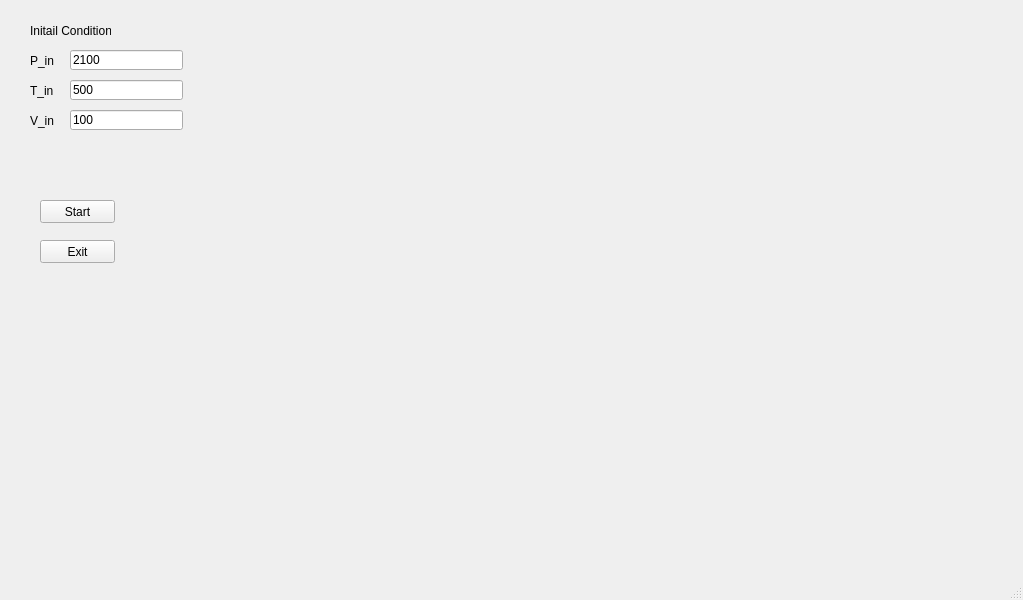
<?xml version="1.0" encoding="UTF-8"?>
<ui version="4.0">
 <class>MainWindow</class>
 <widget class="QMainWindow" name="MainWindow">
  <property name="geometry">
   <rect>
    <x>0</x>
    <y>0</y>
    <width>1023</width>
    <height>600</height>
   </rect>
  </property>
  <property name="windowTitle">
   <string>MainWindow</string>
  </property>
  <widget class="QWidget" name="centralwidget">
   <widget class="QLabel" name="label">
    <property name="geometry">
     <rect>
      <x>30</x>
      <y>20</y>
      <width>81</width>
      <height>21</height>
     </rect>
    </property>
    <property name="text">
     <string>Initail Conditions</string>
    </property>
   </widget>
   <widget class="QLabel" name="label_2">
    <property name="geometry">
     <rect>
      <x>30</x>
      <y>50</y>
      <width>81</width>
      <height>21</height>
     </rect>
    </property>
    <property name="text">
     <string>P_in</string>
    </property>
   </widget>
   <widget class="QLabel" name="label_3">
    <property name="geometry">
     <rect>
      <x>30</x>
      <y>80</y>
      <width>81</width>
      <height>21</height>
     </rect>
    </property>
    <property name="text">
     <string>T_in</string>
    </property>
   </widget>
   <widget class="QLabel" name="label_4">
    <property name="geometry">
     <rect>
      <x>30</x>
      <y>110</y>
      <width>81</width>
      <height>21</height>
     </rect>
    </property>
    <property name="text">
     <string>V_in</string>
    </property>
   </widget>
   <widget class="QLineEdit" name="l_p">
    <property name="geometry">
     <rect>
      <x>70</x>
      <y>50</y>
      <width>113</width>
      <height>20</height>
     </rect>
    </property>
    <property name="text">
     <string>2100</string>
    </property>
   </widget>
   <widget class="QLineEdit" name="l_t">
    <property name="geometry">
     <rect>
      <x>70</x>
      <y>80</y>
      <width>113</width>
      <height>20</height>
     </rect>
    </property>
    <property name="text">
     <string>500</string>
    </property>
   </widget>
   <widget class="QLineEdit" name="l_v">
    <property name="geometry">
     <rect>
      <x>70</x>
      <y>110</y>
      <width>113</width>
      <height>20</height>
     </rect>
    </property>
    <property name="text">
     <string>100</string>
    </property>
   </widget>
   <widget class="QWidget" name="mplwindow" native="true">
    <property name="geometry">
     <rect>
      <x>390</x>
      <y>20</y>
      <width>461</width>
      <height>411</height>
     </rect>
    </property>
    <property name="sizePolicy">
     <sizepolicy hsizetype="Expanding" vsizetype="Preferred">
      <horstretch>0</horstretch>
      <verstretch>0</verstretch>
     </sizepolicy>
    </property>
    <layout class="QVBoxLayout" name="mplvl"/>
   </widget>
   <widget class="QPushButton" name="ButStart">
    <property name="geometry">
     <rect>
      <x>40</x>
      <y>200</y>
      <width>75</width>
      <height>23</height>
     </rect>
    </property>
    <property name="text">
     <string>Start</string>
    </property>
   </widget>
   <widget class="QPushButton" name="ExitBut">
    <property name="geometry">
     <rect>
      <x>40</x>
      <y>240</y>
      <width>75</width>
      <height>23</height>
     </rect>
    </property>
    <property name="text">
     <string>Exit</string>
    </property>
   </widget>
  </widget>
  <widget class="QMenuBar" name="menubar">
   <property name="geometry">
    <rect>
     <x>0</x>
     <y>0</y>
     <width>1023</width>
     <height>21</height>
    </rect>
   </property>
  </widget>
  <widget class="QStatusBar" name="statusbar"/>
 </widget>
 <resources/>
 <connections/>
</ui>
